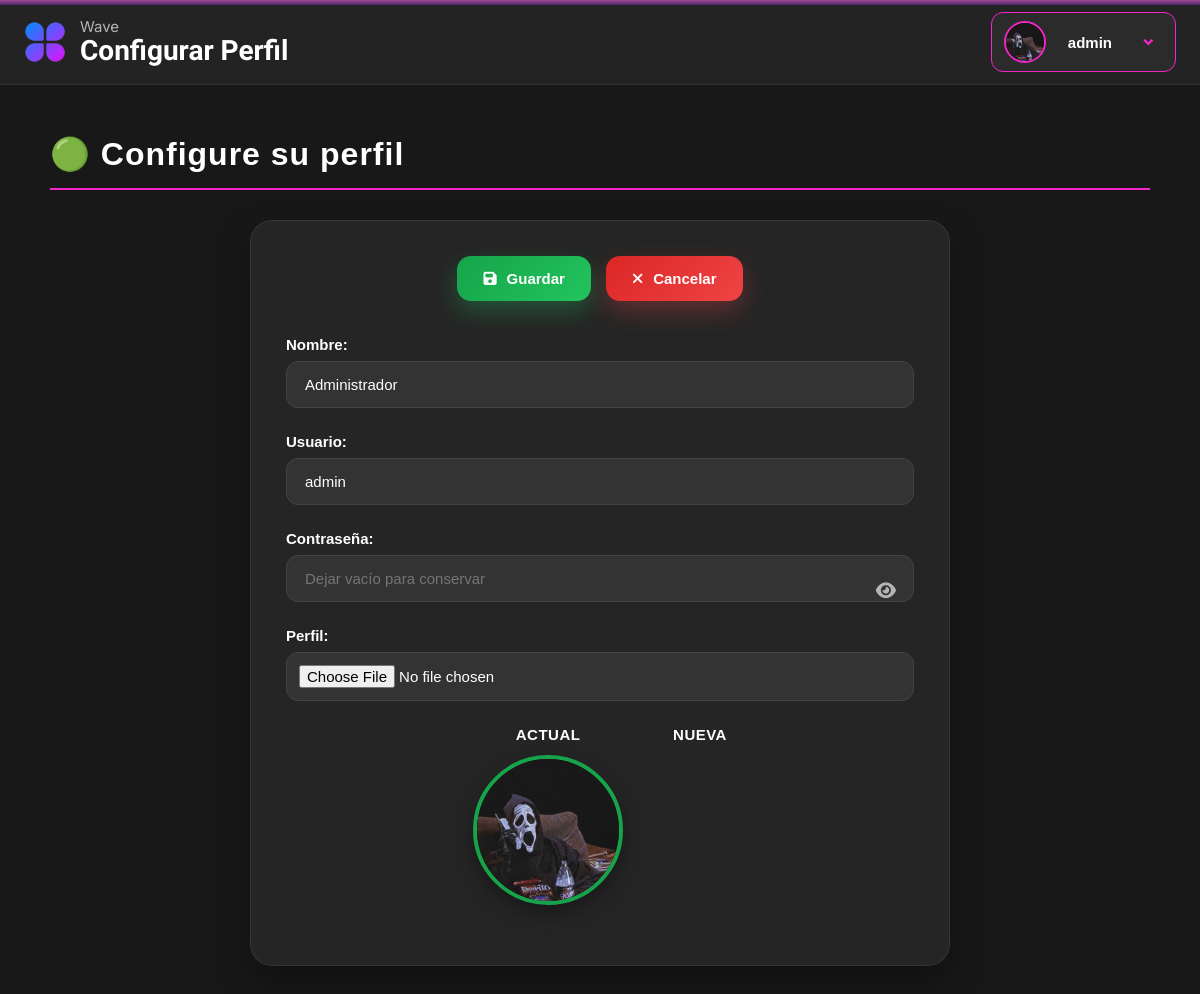
The app's page /configuracion.php?id=1 (signed in) with its own data.
### tables this page shows
CREATE TABLE usuario (
    id_usuario INTEGER PRIMARY KEY AUTOINCREMENT,
    name TEXT,
    nombre TEXT NOT NULL UNIQUE,
    password TEXT NOT NULL,
    imagen TEXT,
    estado INTEGER NOT NULL DEFAULT 0,
    fecha_registro DATETIME DEFAULT CURRENT_TIMESTAMP
);

### configuracion.php (the view, shortened to what this page needs)
<?php
include("conexion.php");
$id_usuario = $_SESSION['id_usuario'];
$nombre     = $_SESSION['nombre'];
$imagen     = $_SESSION['imagen'] ?? 'img/perfil.png';
$id = (int)$_GET['id'];
$sql = "
SELECT *
FROM usuario
WHERE id_usuario = ?
";
$stmt = $conn->prepare($sql);
$stmt->execute([
    $id
]);
$usuario = $stmt->fetch(PDO::FETCH_ASSOC);
$nombre_val = $usuario['nombre'];
$name_val   = $usuario['name'];
?>
<!DOCTYPE html>
<html lang="es">
    <head>
    <link rel="stylesheet" href="css/configuracion.css">
    <link href='https://cdn.jsdelivr.net/npm/remixicon@4.5.0/fonts/remixicon.css' rel='stylesheet' />
    <link rel="stylesheet" href="https://cdnjs.cloudflare.com/ajax/libs/font-awesome/6.5.2/css/all.min.css">
</head>
<body>
    <header>
        <div class="top-line"></div>
        <div class="header-left">
            <a href="dashboard.php" class="logo-link">
                <img src="img2/maiin.png" class="logo" alt="WAVE">
            </a>
            <div class="titulo">
                <p>Wave</p>
                <h3>Configurar Perfil</h3>
            </div>
        </div>
        <div class="profile-container">
            <button class="profile-btn" type="button" aria-expanded="false" aria-label="Menú de usuario">
                <img src="<?php echo htmlspecialchars($imagen); ?>" alt="Foto de perfil de Bryan">
                <span class="profile-name"><?php echo htmlspecialchars($nombre); ?></span>
                <i class="ri-arrow-drop-down-line arrow" aria-hidden="true"></i>
            </button>
        </div>
    </header>
    <div class="pizarra">
        <h2 class="titulo-pizzarra">
            🟢 Configure su perfil
        </h2>
                        <form action="" method="POST" enctype="multipart/form-data" class="form-producto">
                            <div class="form-buttons" style="justify-content: center;">
                                <button type="submit" name="guardar" class="btn-save" >
                                    <i class="fas fa-save"></i> Guardar
                                </button>
                                <a href="perfil.php?id=<?= $id_usuario ?>" class="btn-cancel" >
                                    <i class="fas fa-times"></i> Cancelar
                                </a>
                            </div>
                            <div class="form-group">
                                <label>Nombre:</label>
                                <input type="text" name="name" value="<?= htmlspecialchars($name_val) ?>">
                            </div>
                            <div class="form-group">
                                <label>Usuario:</label>
                                <input type="text" name="nombre" value="<?= htmlspecialchars($nombre_val) ?>" required>
                            </div>
                            <div class="form-group">
                                <label>Contraseña:</label>
                                <input type="password" name="password"
                                       placeholder="Dejar vacío para conservar" id="password" >
                                <i class="fa-solid fa-eye toggle-password" id="togglePassword"></i>
                            </div>
                            <div class="form-group">
                                <label>Perfil:</label>
                                <input
                                    type="file"
                                    name="imagen"
                                    id="imagen"
                                    accept="image/*"
                                >
                                <div class="preview-container">
                                    <div class="preview-box">
                                        <span class="preview-title">
                                            Actual
                                        </span>
                                        <img
                                            id="previewActual"
                                            src="<?= !empty($usuario['imagen']) ? htmlspecialchars($usuario['imagen']) : 'img/user.png' ?>"
                                            alt="Imagen actual"
                                        >
                                    </div>
                                    <div class="preview-box">
                                        <span class="preview-title">
                                            Nueva
                                        </span>
                                    </div>
                                </div>
                            </div>
                        </form>
    </div>
</body>
</html>

### css/configuracion.css (style rules this page uses)
.pizarra { width:min(1300px,95%); margin:30px auto; padding:20px; font-family:"Oswald",sans-serif; }
.titulo-pizzarra { margin:0; padding-bottom:15px; font-size:32px; font-weight:700; color:#ffffff; border-bottom:2px solid #f425ca; letter-spacing:1px; }
.form-producto { width:100%; max-width:700px; margin:30px auto; background:#252525; border:1px solid rgba(255,255,255,.08); border-radius:22px; padding:35px; box-shadow:0 15px 35px rgba(0,0,0,.35); }
.form-buttons { display:flex; justify-content:center; align-items:center; gap:15px; margin-bottom:35px; }
.btn-save { display:flex; align-items:center; justify-content:center; gap:10px; padding:14px 26px; background:linear-gradient( 135deg, #16a34a, #22c55e ); color:#fff; border:none; border-radius:14px; font-size:15px; font-weight:700; cursor:pointer; transition:.30s; text-decoration:none; box-shadow: 0 10px 25px rgba(34,197,94,.30); }
.btn-save i { transition:.30s; }
.btn-cancel { display:flex; align-items:center; justify-content:center; gap:10px; padding:14px 26px; background:linear-gradient( 135deg, #dc2626, #ef4444 ); color:#fff; text-decoration:none; border-radius:14px; font-size:15px; font-weight:700; transition:.30s; box-shadow: 0 10px 25px rgba(239,68,68,.30); }
.btn-cancel i { transition:.30s; }
.form-group { margin-bottom:25px; position:relative; }
.form-group label { display:block; margin-bottom:8px; color:#ffffff; font-size:15px; font-weight:600; }
.form-group input { width:100%; padding:14px 18px; background:#333; color:#fff; border:1px solid #444; border-radius:12px; font-size:15px; transition:.30s; }
input[type="file"] { padding:12px; cursor:pointer; }
.toggle-password { position:absolute; top:52px; right:18px; color:#b5b5b5; font-size:18px; cursor:pointer; user-select:none; transition:.25s; }
#password { padding-right:50px; }
.preview-container { margin-top:25px; display:flex; justify-content:center; align-items:flex-start; gap:50px; flex-wrap:wrap; }
.preview-box { display:flex; flex-direction:column; align-items:center; gap:12px; }
.preview-title { color:#fff; font-size:15px; font-weight:700; letter-spacing:.5px; text-transform:uppercase; }
.preview-box img { width:150px; height:150px; object-fit:cover; border-radius:50%; border:4px solid #16a34a; box-shadow: 0 8px 20px rgba(0,0,0,.35); }
#previewActual { width:150px; height:150px; object-fit:cover; border-radius:50%; border:4px solid #16a34a; display:block; box-shadow: 0 8px 20px rgba(0,0,0,.35); }

### configuracion.php (style rules this page uses)
* { margin:0; padding:0; box-sizing:border-box; font-family:Arial, Helvetica, sans-serif; }
body { background: #181818; color:#fff; }
header { position:sticky; top:0; z-index:1000; display:flex; justify-content:space-between; align-items:center; min-height:72px; padding:12px 24px; background: #232323; border-bottom:1px solid #303030; }
.top-line { position:fixed; top:0; left:0; width:100%; height:5px; background:linear-gradient(to bottom,#a24b8f,#4d246b); z-index:9999; }
.header-left { display:flex; align-items:center; gap:14px; min-width:0; }
.logo-link { display:flex; align-items:center; text-decoration:none; }
.logo { width:clamp(34px,4vw,42px); height:clamp(34px,4vw,42px); object-fit:contain; cursor:pointer; transition:.3s; }
.titulo { display:flex; flex-direction:column; justify-content:center; min-width:0; }
.titulo p { margin:0; color:#b5b5b5; font-family:"Inter", sans-serif; font-size:clamp(12px,1.8vw,15px); }
.titulo h3 { margin:0; line-height:1.1; font-family:"Righteous", sans-serif; font-size:clamp(20px,3vw,28px); }
.profile-container { position:relative; flex-shrink:0; }
.profile-btn { display:flex; align-items:center; gap:12px; min-width:185px; max-width:230px; padding:8px 12px; background:#2b2b2b; border:1px solid #f425ca; border-radius:12px; color:#fff; cursor:pointer; transition:.25s; }
.profile-btn img { width:42px; height:42px; border-radius:50%; object-fit:cover; border:2px solid #f425ca; }
.profile-name { flex:1; font-size:15px; font-weight:600; white-space:nowrap; overflow:hidden; text-overflow:ellipsis; }
.arrow { margin-left:auto; font-size:28px; transition:transform .3s; color: #f425ca; }

### records on screen
usuario: name "Administrador", nombre "admin", imagen (picture)

### other values on screen
$nombre "admin"
